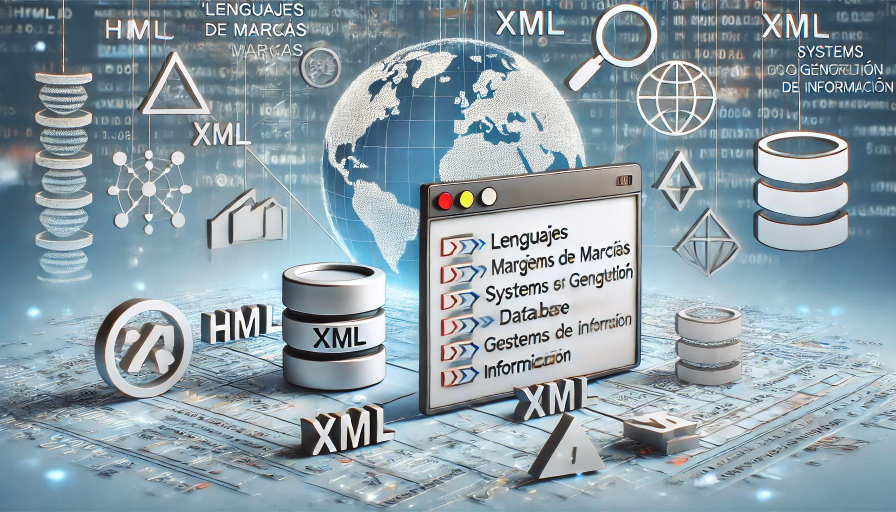
#> input picture Primero/Programación/005-Lectura y escritura de información/007-Interfaces gráficas/marcas.jpg, 1792 x 1024 px (shown at 1/2 size)
$ python 027-escalar.py
#> lines starting #> are read from the running program, lines starting #| are printed output that depends on the picture
from PIL import Image

imagencargada = Image.open('marcas.jpg')
#> imagencargada is the input picture: PIL image 1792x1024 RGB; mean R, G, B 139.7, 157.7, 167.2

escalada = imagencargada.resize((1920,1080))

width, height = 1920, 1080

imagen = Image.new(
    'RGB',
    (width, height),
    color=(255, 0, 0)
    )
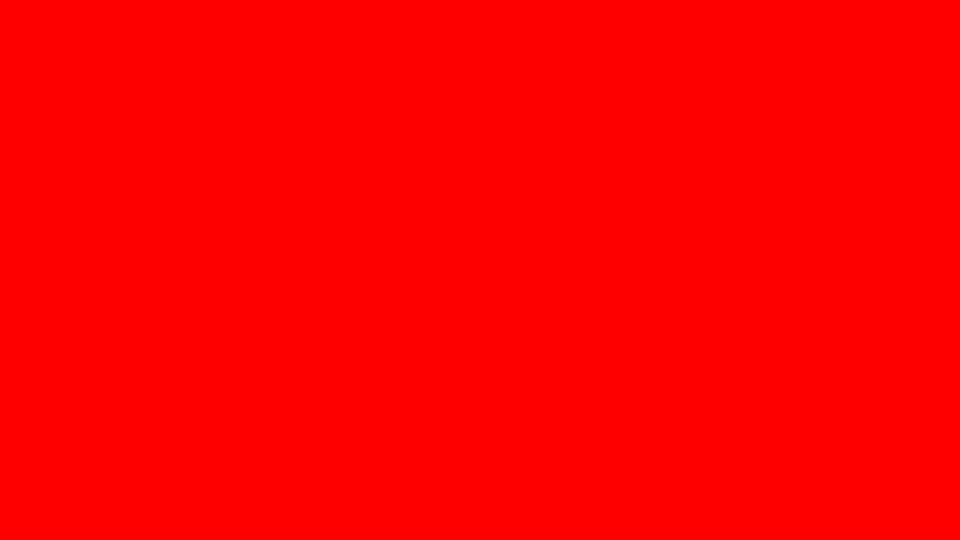
#> imagen: PIL image 1920x1080 RGB (shown at 1/2 size); mean R, G, B 255, 0, 0

imagen.paste(
    escalada,
    (0,0)
    )

ruta = 'imagenes/imagen.jpg'

imagen.save(ruta)

$ run again, with Primero/Programación/005-Lectura y escritura de información/007-Interfaces gráficas/entornos.jpg copied over Primero/Programación/005-Lectura y escritura de información/007-Interfaces gráficas/marcas.jpg
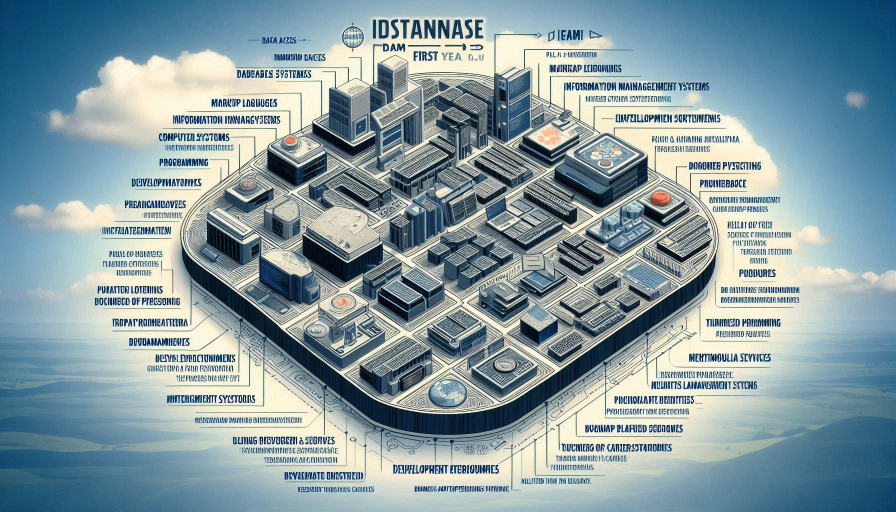
#> input picture Primero/Programación/005-Lectura y escritura de información/007-Interfaces gráficas/entornos.jpg, 1792 x 1024 px (shown at 1/2 size)
#> imagencargada is the input picture: PIL image 1792x1024 RGB; mean R, G, B 135.4, 156.8, 162.8
#> `escalada = imagencargada.resize((1920,1080))`:
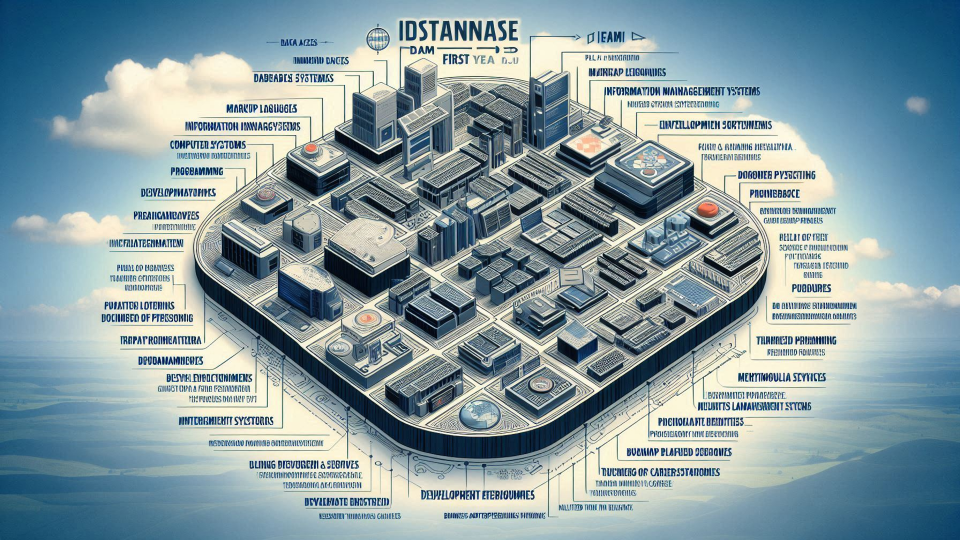
#> escalada: PIL image 1920x1080 RGB (shown at 1/2 size); mean R, G, B 135.4, 156.8, 162.8
